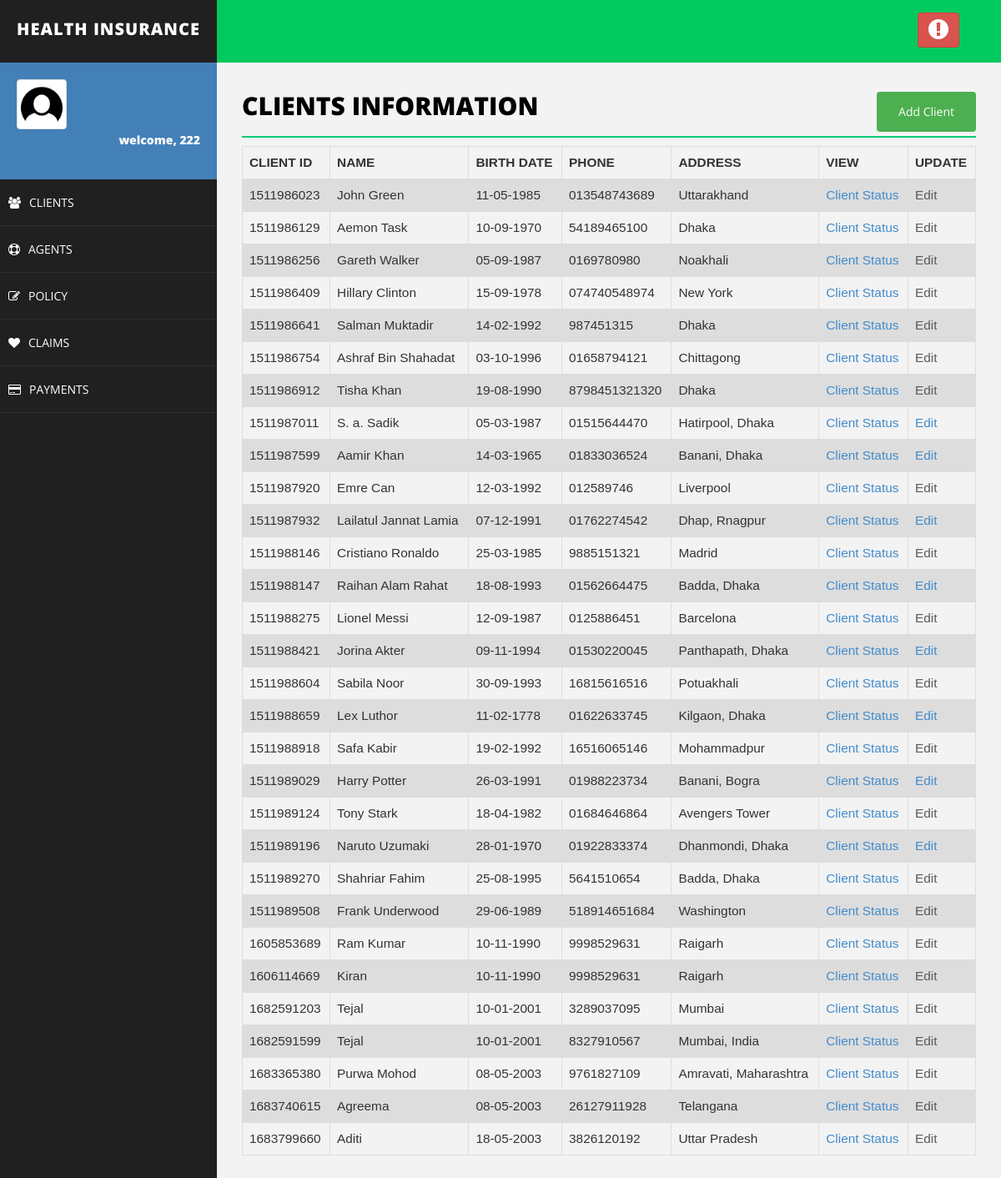
Screenshot of /lims/client.php (signed in) with the database file from the repository.
### tables this page shows
CREATE TABLE `client` (
  `client_id` varchar(200) NOT NULL,
  `client_password` varchar(30) NOT NULL,
  `name` varchar(50) NOT NULL,
  `sex` varchar(20) NOT NULL,
  `birth_date` varchar(20) NOT NULL,
  `phone` varchar(20) NOT NULL,
  `address` varchar(50) NOT NULL,
  `policy_id` varchar(50) NOT NULL,
  `renewal_date` varchar(20) NOT NULL,
  `agent_id` varchar(20) NOT NULL
);

### lims/client.php (the view, shortened to what this page needs)
<!DOCTYPE html>
<html>
<head>
    <link href="assets/css/bootstrap.css" rel="stylesheet" />
    <link href="assets/css/font-awesome.css" rel="stylesheet" />
    <link href="assets/css/basic.css" rel="stylesheet" />
    <link href="assets/css/custom.css" rel="stylesheet" />
</head>
<body>
<?php include 'header.php';
?>
        <div id="page-wrapper">
                <div class="row">
                    <div class="col-md-12">
                        <h1 class="page-head-line">Clients Information
						<button class="btn" align="center">
						<a href="addClient.php" class="btn">Add Client</a>
						</button>
						</h1>
                    </div>
                </div>
<?php
	$sql = "SELECT client_id,name,birth_date,phone,address,agent_id FROM client";
	$result = $conn->query($sql);
	echo "<table class=\"table\">\n";
    echo "  <tr>\n";
    echo "    <th>CLIENT ID</th>\n";
    echo "    <th>NAME</th>\n";
    echo "    <th>BIRTH DATE</th>\n";
    echo "    <th>PHONE</th>\n";
	echo "    <th>ADDRESS</th>\n";
	echo "    <th>VIEW</th>\n";
	echo "    <th>UPDATE</th>\n";
    echo "  </tr>";
	if ($result->num_rows > 0) {
	while($row = $result->fetch_assoc()) {
		echo "<tr>\n";
		echo "    <td>".$row["client_id"]."</td>\n";
		echo "    <td>".$row["name"]."</td>\n";
		echo "    <td>".$row["birth_date"]."</td>\n";
		echo "    <td>".$row["phone"]."</td>\n";
		echo "    <td>".$row["address"]."</td>\n";
		echo "    <td>"."<a href='clientStatus.php?client_id=".$row["client_id"]. "'>Client Status</a>"."</td>\n";
		if($row["agent_id"]== $username || "Admin" == $username){
			echo "<td>"."<a href='editClient.php?client_id=".$row["client_id"]. "'>Edit</a>"."</td>\n";
		}else {
			echo "<td>"."<a class=\"dis\" href='editClient.php?client_id=".$row["client_id"]. "'>Edit</a>"."</td>\n";
		}
	}
	}
?>
    </div>
</body>
</html>

### lims/assets/css/basic.css (style rules this page uses)
body { font-family: 'Open Sans', sans-serif; line-height:25px; }
#page-wrapper { padding: 15px 15px; min-height: 600px; background: #F3F3F3; }
.page-head-line { font-size: 30px; text-transform: uppercase; color: #000; font-weight: 800; padding-bottom: 20px; border-bottom: 2px solid #00CA79; margin-bottom: 10px; }
@media (min-width:768px) { #page-wrapper { margin: 0 0 0 260px; padding: 15px 30px; min-height: 1200px; } }

### lims/client.php (style rules this page uses)
.btn { background-color: #4CAF50; float: right; color:white; text-decoration:none; }
table { font-family: arial, sans-serif; border-collapse: collapse; width: 100%; margin-left:0%; font-size:110%; }
td, th { border: 1px solid #dddddd; text-align: left; padding: 8px; }
tr:nth-child(even) { background-color: #dddddd; }
.dis { pointer-events: none; cursor: default; color:#595959; }

### rows the page displays
client: client_id "1511986023", name "John Green", birth_date "11-05-1985", phone "013548743689", address "Uttarakhand"
client: client_id "1511986129", name "Aemon Task", birth_date "10-09-1970", phone "54189465100", address "Dhaka"
client: client_id "1511986256", name "Gareth Walker", birth_date "05-09-1987", phone "0169780980", address "Noakhali"
client: client_id "1511986409", name "Hillary Clinton", birth_date "15-09-1978", phone "074740548974", address "New York"
client: client_id "1511986641", name "Salman Muktadir", birth_date "14-02-1992", phone "987451315", address "Dhaka"
client: client_id "1511986754", name "Ashraf Bin Shahadat", birth_date "03-10-1996", phone "01658794121", address "Chittagong"
client: client_id "1511986912", name "Tisha Khan", birth_date "19-08-1990", phone "8798451321320", address "Dhaka"
client: client_id "1511987011", name "S. a. Sadik", birth_date "05-03-1987", phone "01515644470", address "Hatirpool, Dhaka"
client: client_id "1511987599", name "Aamir Khan", birth_date "14-03-1965", phone "01833036524", address "Banani, Dhaka"
client: client_id "1511987920", name "Emre Can", birth_date "12-03-1992", phone "012589746", address "Liverpool"
client: client_id "1511987932", name "Lailatul Jannat Lamia", birth_date "07-12-1991", phone "01762274542", address "Dhap, Rnagpur"
client: client_id "1511988146", name "Cristiano Ronaldo", birth_date "25-03-1985", phone "9885151321", address "Madrid"
client: client_id "1511988147", name "Raihan Alam Rahat", birth_date "18-08-1993", phone "01562664475", address "Badda, Dhaka"
client: client_id "1511988275", name "Lionel Messi", birth_date "12-09-1987", phone "0125886451", address "Barcelona"
client: client_id "1511988421", name "Jorina Akter", birth_date "09-11-1994", phone "01530220045", address "Panthapath, Dhaka"
client: client_id "1511988604", name "Sabila Noor", birth_date "30-09-1993", phone "16815616516", address "Potuakhali"
client: client_id "1511988659", name "Lex Luthor", birth_date "11-02-1778", phone "01622633745", address "Kilgaon, Dhaka"
client: client_id "1511988918", name "Safa Kabir", birth_date "19-02-1992", phone "16516065146", address "Mohammadpur"
client: client_id "1511989029", name "Harry Potter", birth_date "26-03-1991", phone "01988223734", address "Banani, Bogra"
client: client_id "1511989124", name "Tony Stark", birth_date "18-04-1982", phone "01684646864", address "Avengers Tower"
client: client_id "1511989196", name "Naruto Uzumaki", birth_date "28-01-1970", phone "01922833374", address "Dhanmondi, Dhaka"
client: client_id "1511989270", name "Shahriar Fahim", birth_date "25-08-1995", phone "5641510654", address "Badda, Dhaka"
client: client_id "1511989508", name "Frank Underwood", birth_date "29-06-1989", phone "518914651684", address "Washington"
client: client_id "1605853689", name "Ram Kumar", birth_date "10-11-1990", phone "9998529631", address "Raigarh"
client: client_id "1606114669", name "Kiran", birth_date "10-11-1990", phone "9998529631", address "Raigarh"
client: client_id "1682591203", name "Tejal", birth_date "10-01-2001", phone "3289037095", address "Mumbai"
client: client_id "1682591599", name "Tejal", birth_date "10-01-2001", phone "8327910567", address "Mumbai, India"
client: client_id "1683365380", name "Purwa Mohod", birth_date "08-05-2003", phone "9761827109", address "Amravati, Maharashtra"
client: client_id "1683740615", name "Agreema", birth_date "08-05-2003", phone "26127911928", address "Telangana"
client: client_id "1683799660", name "Aditi", birth_date "18-05-2003", phone "3826120192", address "Uttar Pradesh"

### other values shown
$_SESSION["username"] "222"
